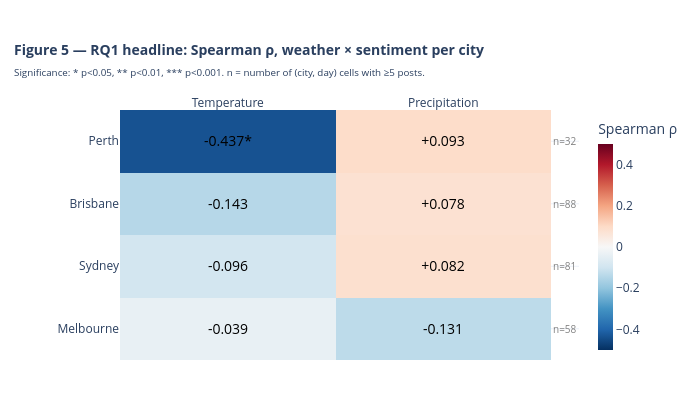

Notebook cell for this chart:
### Markdown cell above
## 1.6 Correlation summary heatmap

Figures 3 and 4 examined temperature and precipitation separately. Now 
we summarize both relationships in a single heatmap: rows are cities, 
columns are weather variables, and cell values are **Spearman ρ**.

This single chart serves as the **headline result for RQ1** in the 
report — readers can scan it to immediately see which (city, weather 
variable) pairs show meaningful association.

### Code cell
"""Figure 5 — Spearman correlation heatmap: city × weather variable."""

# Compute correlations
corr_rows = []
for city in dl.CITIES:
    sub = city_joined[city_joined["city"] == city]
    if len(sub) < 5:
        continue
    
    rho_t, p_t = stats.spearmanr(sub[TEMP_FIELD], sub["mean_sentiment"])
    rho_p, p_p = stats.spearmanr(sub[PRECIP_FIELD], sub["mean_sentiment"])
    
    corr_rows.append({
        "city": city,
        "Temperature": rho_t,
        "Precipitation": rho_p,
        "n_days": len(sub),
        "p_temp": p_t,
        "p_precip": p_p,
    })

corr_df = pd.DataFrame(corr_rows).set_index("city")
print("Correlation summary:")
print(corr_df[["Temperature", "Precipitation", "n_days"]].round(3))
print()

# Build heatmap
heatmap_data = corr_df[["Temperature", "Precipitation"]].values
n_days = corr_df["n_days"].values

# Annotation: ρ + significance stars
def fmt_cell(rho, p):
    stars = ""
    if p < 0.001: stars = "***"
    elif p < 0.01: stars = "**"
    elif p < 0.05: stars = "*"
    return f"{rho:+.3f}{stars}"

text_matrix = [
    [fmt_cell(corr_df.loc[city, "Temperature"], corr_df.loc[city, "p_temp"]),
     fmt_cell(corr_df.loc[city, "Precipitation"], corr_df.loc[city, "p_precip"])]
    for city in corr_df.index
]

fig = go.Figure(data=go.Heatmap(
    z=heatmap_data,
    x=["Temperature", "Precipitation"],
    y=list(corr_df.index),
    colorscale="RdBu_r",
    zmid=0,
    zmin=-0.5, zmax=0.5,
    text=text_matrix,
    texttemplate="%{text}",
    textfont=dict(size=14, color="black"),
    colorbar=dict(title="Spearman ρ", thickness=15),
    hovertemplate="<b>%{y}</b> × %{x}<br>"
                  "ρ = %{z:.3f}<extra></extra>",
))

# Add sample size on the right side
for i, city in enumerate(corr_df.index):
    fig.add_annotation(
        text=f"n={n_days[i]}",
        x=1.5, y=i,
        xanchor="left", showarrow=False,
        font=dict(size=10, color="gray"),
    )

fig.update_layout(
    title=dict(
        text="<b>Figure 5 — RQ1 headline: Spearman ρ, weather × sentiment per city</b><br>"
             "<sub>Significance: * p<0.05, ** p<0.01, *** p<0.001. "
             "n = number of (city, day) cells with ≥5 posts.</sub>",
        x=0.02, font=dict(size=14),
    ),
    template="plotly_white",
    height=420,
    width=700,
    margin=dict(t=110, b=60, l=120, r=120),
    xaxis=dict(side="top"),
)
fig.show()
save_fig_plotly(fig, "rq1_fig5_correlation_heatmap", width=900, height=420)

### Figure 1 — Plotly figure (JSON) as saved in the notebook; plotly's stock layout.template omitted (floating-point values rounded to 4 significant figures)
{"data": [{"colorbar": {"thickness": 15, "title": {"text": "Spearman ρ"}}, "colorscale": [[0, "rgb(5,48,97)"], [0.1, "rgb(33,102,172)"], [0.2, "rgb(67,147,195)"], [0.3, "rgb(146,197,222)"], [0.4, "rgb(209,229,240)"], [0.5, "rgb(247,247,247)"], [0.6, "rgb(253,219,199)"], [0.7, "rgb(244,165,130)"], [0.8, "rgb(214,96,77)"], [0.9, "rgb(178,24,43)"], [1, "rgb(103,0,31)"]], "hovertemplate": "<b>%{y}</b> × %{x}<br>ρ = %{z:.3f}<extra></extra>", "text": [["-0.039", "-0.131"], ["-0.096", "+0.082"], ["-0.143", "+0.078"], ["-0.437*", "+0.093"]], "textfont": {"color": "black", "size": 14}, "texttemplate": "%{text}", "type": "heatmap", "x": ["Temperature", "Precipitation"], "y": ["Melbourne", "Sydney", "Brisbane", "Perth"], "z": [[-0.03865, -0.1311], [-0.09592, 0.08239], [-0.1428, 0.07764], [-0.4365, 0.09337]], "zmax": 0.5, "zmid": 0, "zmin": -0.5}], "layout": {"annotations": [{"font": {"color": "gray", "size": 10}, "showarrow": false, "text": "n=58", "x": 1.5, "xanchor": "left", "y": 0}, {"font": {"color": "gray", "size": 10}, "showarrow": false, "text": "n=81", "x": 1.5, "xanchor": "left", "y": 1}, {"font": {"color": "gray", "size": 10}, "showarrow": false, "text": "n=88", "x": 1.5, "xanchor": "left", "y": 2}, {"font": {"color": "gray", "size": 10}, "showarrow": false, "text": "n=32", "x": 1.5, "xanchor": "left", "y": 3}], "height": 420, "margin": {"b": 60, "l": 120, "r": 120, "t": 110}, "title": {"font": {"size": 14}, "text": "<b>Figure 5 — RQ1 headline: Spearman ρ, weather × sentiment per city</b><br><sub>Significance: * p<0.05, ** p<0.01, *** p<0.001. n = number of (city, day) cells with ≥5 posts.</sub>", "x": 0.02}, "width": 700, "xaxis": {"side": "top"}}}
